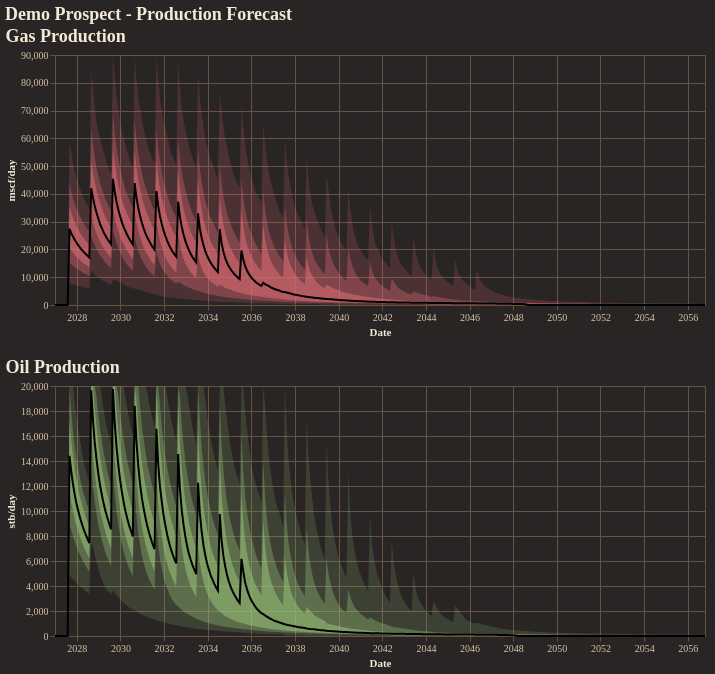

The notebook cell saved with this chart:
### Code cell
fig = reporter.plotter.combined_production_plot(
    figsize=(650, 250),
    backend=PLOTTING_BACKEND
)
fig.show()

### Figure 1 — Vega-Lite specification as saved in the notebook (floating-point values rounded to 4 significant figures; data arrays with more than 128 entries replaced by an {"elided": "..."} marker saying what was removed)
{"config": {"background": "#292524", "view": {"fill": "#292524", "stroke": "#665340"}, "title": {"color": "#f4e9d7", "font": "Merriweather", "fontSize": 18, "fontWeight": 600, "subtitleColor": "#d5c2a6", "anchor": "start"}, "axis": {"domainColor": "#665340", "gridColor": "#665340", "tickColor": "#665340", "labelColor": "#d5c2a6", "titleColor": "#f4e9d7", "labelFont": "Merriweather", "titleFont": "Merriweather"}, "legend": {"titleColor": "#f4e9d7", "labelColor": "#d5c2a6", "labelFont": "Merriweather", "titleFont": "Merriweather", "orient": "top-right", "symbolType": "circle"}, "header": {"labelColor": "#d5c2a6", "titleColor": "#f4e9d7", "labelFont": "Merriweather", "titleFont": "Merriweather"}, "mark": {"color": "#c78d3b"}, "line": {"color": "#c78d3b"}, "bar": {"color": "#c78d3b"}, "point": {"color": "#ddb06d"}, "area": {"color": "#c78d3b", "opacity": 0.35}, "text": {"color": "#f4e9d7", "font": "Merriweather"}, "range": {"category": ["#5DA5DA", "#F28E2B", "#59C36A", "#E15759", "#B07AA1", "#4ECDC4", "#FF9DA7", "#EDC948"]}}, "vconcat": [{"layer": [{"mark": {"type": "area", "color": "rgba(224, 108, 117, 1.0)", "opacity": 0.18}, "encoding": {"tooltip": [{"field": "date", "title": "Date", "type": "temporal"}, {"field": "p01", "format": ",.2f", "title": "P01", "type": "quantitative"}, {"field": "p10", "format": ",.2f", "title": "P10", "type": "quantitative"}, {"field": "p25", "format": ",.2f", "title": "P25", "type": "quantitative"}, {"field": "p50", "format": ",.2f", "title": "P50", "type": "quantitative"}, {"field": "p75", "format": ",.2f", "title": "P75", "type": "quantitative"}, {"field": "p90", "format": ",.2f", "title": "P90", "type": "quantitative"}, {"field": "p99", "format": ",.2f", "title": "P99", "type": "quantitative"}], "x": {"field": "date", "title": "Date", "type": "temporal"}, "y": {"field": "p01", "title": "mscf/day", "type": "quantitative"}, "y2": {"field": "p99"}}}, {"mark": {"type": "area", "color": "rgba(224, 108, 117, 1.0)", "opacity": 0.35}, "encoding": {"tooltip": [{"field": "date", "title": "Date", "type": "temporal"}, {"field": "p01", "format": ",.2f", "title": "P01", "type": "quantitative"}, {"field": "p10", "format": ",.2f", "title": "P10", "type": "quantitative"}, {"field": "p25", "format": ",.2f", "title": "P25", "type": "quantitative"}, {"field": "p50", "format": ",.2f", "title": "P50", "type": "quantitative"}, {"field": "p75", "format": ",.2f", "title": "P75", "type": "quantitative"}, {"field": "p90", "format": ",.2f", "title": "P90", "type": "quantitative"}, {"field": "p99", "format": ",.2f", "title": "P99", "type": "quantitative"}], "x": {"field": "date", "title": "Date", "type": "temporal"}, "y": {"field": "p10", "title": "mscf/day", "type": "quantitative"}, "y2": {"field": "p90"}}}, {"mark": {"type": "area", "color": "rgba(224, 108, 117, 1.0)", "opacity": 0.55}, "encoding": {"tooltip": [{"field": "date", "title": "Date", "type": "temporal"}, {"field": "p01", "format": ",.2f", "title": "P01", "type": "quantitative"}, {"field": "p10", "format": ",.2f", "title": "P10", "type": "quantitative"}, {"field": "p25", "format": ",.2f", "title": "P25", "type": "quantitative"}, {"field": "p50", "format": ",.2f", "title": "P50", "type": "quantitative"}, {"field": "p75", "format": ",.2f", "title": "P75", "type": "quantitative"}, {"field": "p90", "format": ",.2f", "title": "P90", "type": "quantitative"}, {"field": "p99", "format": ",.2f", "title": "P99", "type": "quantitative"}], "x": {"field": "date", "title": "Date", "type": "temporal"}, "y": {"field": "p25", "title": "mscf/day", "type": "quantitative"}, "y2": {"field": "p75"}}}, {"mark": {"type": "line", "color": "black", "strokeWidth": 2}, "encoding": {"tooltip": [{"field": "date", "title": "Date", "type": "temporal"}, {"field": "p01", "format": ",.2f", "title": "P01", "type": "quantitative"}, {"field": "p10", "format": ",.2f", "title": "P10", "type": "quantitative"}, {"field": "p25", "format": ",.2f", "title": "P25", "type": "quantitative"}, {"field": "p50", "format": ",.2f", "title": "P50", "type": "quantitative"}, {"field": "p75", "format": ",.2f", "title": "P75", "type": "quantitative"}, {"field": "p90", "format": ",.2f", "title": "P90", "type": "quantitative"}, {"field": "p99", "format": ",.2f", "title": "P99", "type": "quantitative"}], "x": {"field": "date", "title": "Date", "type": "temporal"}, "y": {"field": "p50", "title": "mscf/day", "type": "quantitative"}}}], "data": {"name": "data-506c72ce09e8fcbbf902573dcdb6ae41"}, "height": 250, "title": "Gas Production", "width": 650}, {"layer": [{"mark": {"type": "area", "color": "rgba(152, 195, 121, 1.0)", "opacity": 0.18}, "encoding": {"tooltip": [{"field": "date", "title": "Date", "type": "temporal"}, {"field": "p01", "format": ",.2f", "title": "P01", "type": "quantitative"}, {"field": "p10", "format": ",.2f", "title": "P10", "type": "quantitative"}, {"field": "p25", "format": ",.2f", "title": "P25", "type": "quantitative"}, {"field": "p50", "format": ",.2f", "title": "P50", "type": "quantitative"}, {"field": "p75", "format": ",.2f", "title": "P75", "type": "quantitative"}, {"field": "p90", "format": ",.2f", "title": "P90", "type": "quantitative"}, {"field": "p99", "format": ",.2f", "title": "P99", "type": "quantitative"}], "x": {"field": "date", "title": "Date", "type": "temporal"}, "y": {"field": "p01", "title": "stb/day", "type": "quantitative"}, "y2": {"field": "p99"}}}, {"mark": {"type": "area", "color": "rgba(152, 195, 121, 1.0)", "opacity": 0.35}, "encoding": {"tooltip": [{"field": "date", "title": "Date", "type": "temporal"}, {"field": "p01", "format": ",.2f", "title": "P01", "type": "quantitative"}, {"field": "p10", "format": ",.2f", "title": "P10", "type": "quantitative"}, {"field": "p25", "format": ",.2f", "title": "P25", "type": "quantitative"}, {"field": "p50", "format": ",.2f", "title": "P50", "type": "quantitative"}, {"field": "p75", "format": ",.2f", "title": "P75", "type": "quantitative"}, {"field": "p90", "format": ",.2f", "title": "P90", "type": "quantitative"}, {"field": "p99", "format": ",.2f", "title": "P99", "type": "quantitative"}], "x": {"field": "date", "title": "Date", "type": "temporal"}, "y": {"field": "p10", "title": "stb/day", "type": "quantitative"}, "y2": {"field": "p90"}}}, {"mark": {"type": "area", "color": "rgba(152, 195, 121, 1.0)", "opacity": 0.55}, "encoding": {"tooltip": [{"field": "date", "title": "Date", "type": "temporal"}, {"field": "p01", "format": ",.2f", "title": "P01", "type": "quantitative"}, {"field": "p10", "format": ",.2f", "title": "P10", "type": "quantitative"}, {"field": "p25", "format": ",.2f", "title": "P25", "type": "quantitative"}, {"field": "p50", "format": ",.2f", "title": "P50", "type": "quantitative"}, {"field": "p75", "format": ",.2f", "title": "P75", "type": "quantitative"}, {"field": "p90", "format": ",.2f", "title": "P90", "type": "quantitative"}, {"field": "p99", "format": ",.2f", "title": "P99", "type": "quantitative"}], "x": {"field": "date", "title": "Date", "type": "temporal"}, "y": {"field": "p25", "title": "stb/day", "type": "quantitative"}, "y2": {"field": "p75"}}}, {"mark": {"type": "line", "color": "black", "strokeWidth": 2}, "encoding": {"tooltip": [{"field": "date", "title": "Date", "type": "temporal"}, {"field": "p01", "format": ",.2f", "title": "P01", "type": "quantitative"}, {"field": "p10", "format": ",.2f", "title": "P10", "type": "quantitative"}, {"field": "p25", "format": ",.2f", "title": "P25", "type": "quantitative"}, {"field": "p50", "format": ",.2f", "title": "P50", "type": "quantitative"}, {"field": "p75", "format": ",.2f", "title": "P75", "type": "quantitative"}, {"field": "p90", "format": ",.2f", "title": "P90", "type": "quantitative"}, {"field": "p99", "format": ",.2f", "title": "P99", "type": "quantitative"}], "x": {"field": "date", "title": "Date", "type": "temporal"}, "y": {"field": "p50", "title": "stb/day", "type": "quantitative"}}}], "data": {"name": "data-950e200ec4201e185b33b50bff34a67c"}, "height": 250, "title": "Oil Production", "width": 650}], "title": "Demo Prospect - Production Forecast", "$schema": "https://vega.github.io/schema/vega-lite/v5.20.1.json", "datasets": {"data-506c72ce09e8fcbbf902573dcdb6ae41": {"elided": "360 records"}, "data-950e200ec4201e185b33b50bff34a67c": {"elided": "360 records"}}}
